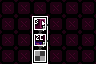

A level layout from a 2D game, rendered from its tile map. Below: a short description, then the map file with its tile-grid data intact:
An orthogonal 6x4 tile map with 16x16 px tiles, 4 tile layers (Maze Shape, Room Properties, Restrictions, Minimap).

<map version="1.10" tiledversion="1.11.0" orientation="orthogonal" renderorder="right-down" width="6" height="4" tilewidth="16" tileheight="16" infinite="0" nextlayerid="5" nextobjectid="1">
 <properties>
  <property name="max_exit_rooms" type="int" value="0" />
  <property name="min_challenge_rooms" type="int" value="0" />
  <property name="min_exit_rooms" type="int" value="0" />
  <property name="min_shop_rooms" type="int" value="0" />
 </properties>
 <tileset firstgid="1" source="../LayoutTiles.tsx" />
 <layer id="1" name="Maze Shape" width="6" height="4">
  <data encoding="csv">
1,1,1,1,1,1,
1,1,2,1,1,1,
1,1,34,1,1,1,
1,1,50,1,1,1
</data>
 </layer>
 <layer id="2" name="Room Properties" width="6" height="4">
  <data encoding="csv">
5,5,5,5,5,5,
5,5,91,5,5,5,
5,5,79,5,5,5,
5,5,6,5,5,5
</data>
 </layer>
 <layer id="3" name="Restrictions" width="6" height="4">
  <data encoding="csv">
0,0,0,0,0,0,
0,0,16,0,0,0,
0,0,16,0,0,0,
0,0,0,0,0,0
</data>
 </layer>
 <layer id="4" name="Minimap" width="6" height="4">
  <data encoding="csv">
0,0,0,0,0,0,
0,0,14,0,0,0,
0,0,14,0,0,0,
0,0,14,0,0,0
</data>
 </layer>
</map>
